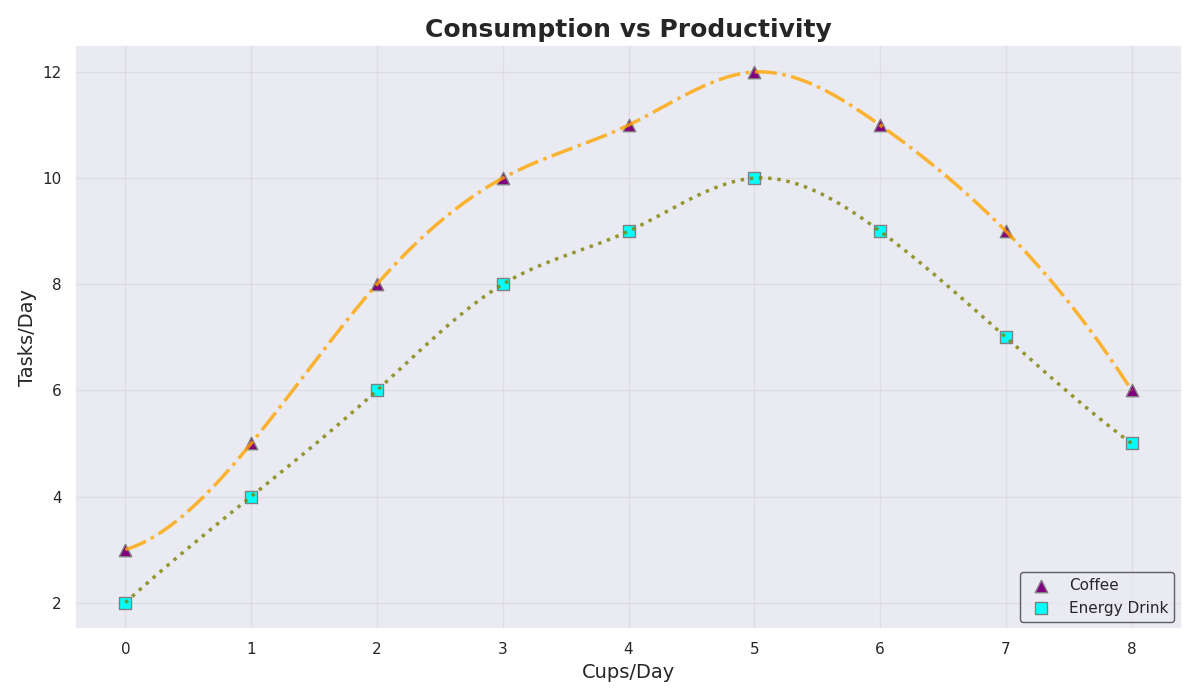

Write the Python code that produced this figure.
import numpy as np
import matplotlib.pyplot as plt
from scipy.interpolate import make_interp_spline

# Data for consumption and productivity
coffee_consumption = np.array([0, 1, 2, 3, 4, 5, 6, 7, 8])
energy_drink_consumption = np.array([0, 1, 2, 3, 4, 5, 6, 7, 8])

productivity_coffee = np.array([3, 5, 8, 10, 11, 12, 11, 9, 6])
productivity_energy_drink = np.array([2, 4, 6, 8, 9, 10, 9, 7, 5])

# Interpolating the data for smooth curves
coffee_spline = make_interp_spline(coffee_consumption, productivity_coffee)
energy_drink_spline = make_interp_spline(energy_drink_consumption, productivity_energy_drink)

consumption_new = np.linspace(0, 8, 300)
productivity_coffee_smooth = coffee_spline(consumption_new)
productivity_energy_smooth = energy_drink_spline(consumption_new)

plt.figure(figsize=(12, 7))

# Altered scatter plot for coffee consumption with a different marker and color
plt.scatter(coffee_consumption, productivity_coffee, color='purple', label='Coffee', s=80, marker='^', edgecolor='gray')
plt.plot(consumption_new, productivity_coffee_smooth, color='orange', linestyle='-.', linewidth=2.5, alpha=0.8)

# Altered scatter plot for energy drink consumption with another marker and color
plt.scatter(energy_drink_consumption, productivity_energy_drink, color='cyan', label='Energy Drink', s=80, marker='s', edgecolor='gray')
plt.plot(consumption_new, productivity_energy_smooth, color='olive', linestyle=':', linewidth=2.5, alpha=0.8)

# Title and labels with changed font sizes
plt.title('Consumption vs Productivity', fontsize=18, fontweight='bold')
plt.xlabel('Cups/Day', fontsize=14)
plt.ylabel('Tasks/Day', fontsize=14)

# Modified x and y ticks
plt.xticks(np.arange(0, 9, step=1))
plt.yticks(np.arange(2, 14, step=2))

# Changed grid style and color
plt.grid(alpha=0.5, linestyle='-', color='lightgray')

# Customized legend
plt.legend(fontsize=11, loc='lower right', edgecolor='black', framealpha=0.6)

plt.tight_layout()
plt.show()
